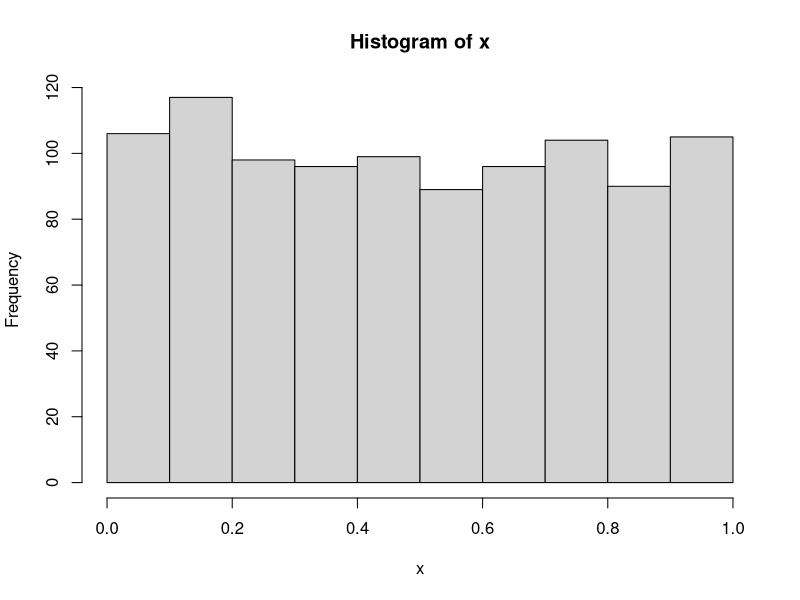
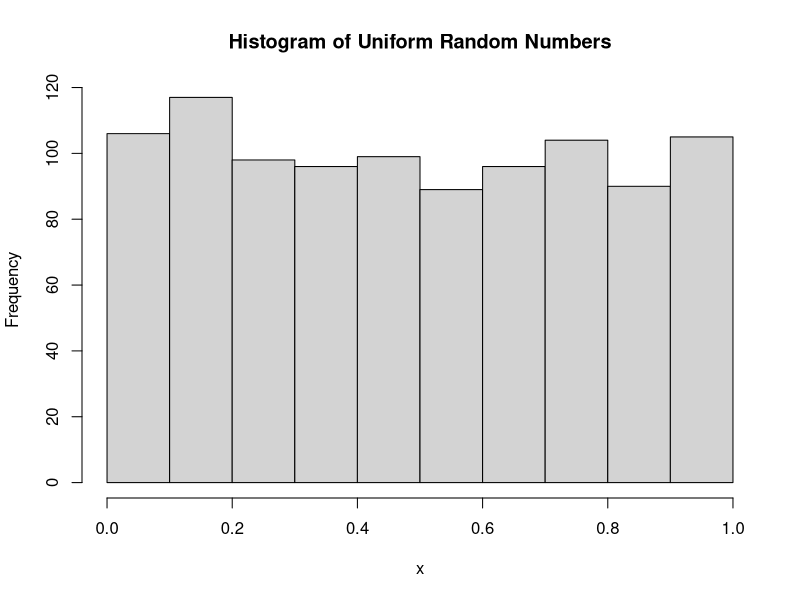
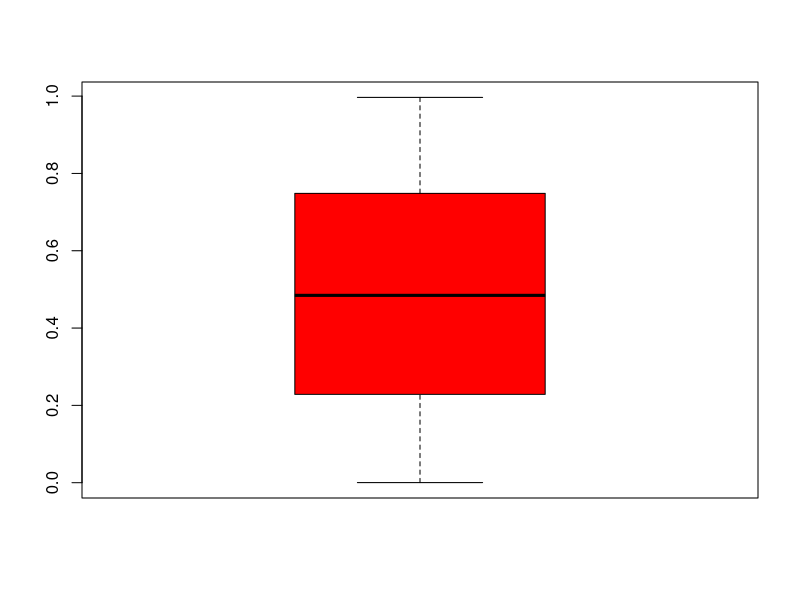

These figures' R source, in order:
## ---- chunk 1
knitr::opts_chunk$set(echo = TRUE)
## ---- chunk 2
# if you dont have tidyverse then run the following line once 
# install.packages(c("tidyverse", "knitr"))
library(tidyverse)
library(knitr)
library(lubridate)
## ---- chunk 3
(tcsv <- read.csv("Data/WHO-2a.csv"))  # traditional csv object
(ncsv <- read_csv("Data/WHO-2a.csv"))  # new csv, tibble object

## ---- chunk 4
class(ncsv) # traditional csv function, read.csv 
class(tcsv) # tidyverse read_csv
## ---- chunk 5
read_csv("Data/WHO-2a.csv", comment = "#")
## ---- chunk 6
str(available.packages(repos = "http://cran.us.r-project.org"))
## ---- chunk 7
sessionInfo()
## ---- chunk 8
ia <- 1L 
ia1 <- 1
class(ia)
typeof(ia)

class(ia1)
typeof(ia1)
## ---- chunk 9
ra <- runif(10)
typeof(ra)
class(ra)
## ---- chunk 10
ca <- c("Tom", "cat")
typeof(ca)
class(ca)
## ---- chunk 11
ia <- 1L 
names(ia) <- "id"
ia
## ---- chunk 12
M <- matrix(1:6, 3, 2)
dim(M)
args(matrix)
## ---- chunk 13
aa <- 22.7

aa = 1 # DO not use not standard

aa + 2
sqrt(aa+1)
aa/3

ages<-c(1,2,3,4) # another way to create vectors
ages

ages+3   # ages of kids after 3 years 
         # scalar is a zero vector
ages
 
## ---- chunk 14
 No = c("1run", "b$", "^mean", "!var1", "_x1", ""  )
Yes = c("run1", "b" ,  "mean",  "var1", "x_1", ".x")
df <- data_frame(Acceptable = No, Unacceptable = Yes)
kable(df, caption = "Acceptable (Yes) and non-acceptable (No) Variable Names")
## ---- chunk 15
var1 <- 2
VAR1 <- 1 
var1 + VAR1
(var1 <- 100) # overwrite 
## ---- chunk 16
ls() # to see what (non-hidden) variables are in the current working environment
list.files()  # to see the list of files in the current working directory
## ---- chunk 17
die <- 1:6 # 6 sided die
## ---- chunk 18
die + 2
die/2

die * die
## ---- chunk 19
die + 1:2
## ---- chunk 20
sum(die)
mean(die)
## ---- chunk 21
pi # not PI
## ---- chunk 22
round(pi, 10) # what happened here?
sprintf('%.10f', round(pi, 10))

round(pi, 2)
round(pi, digits = 9)
signif(pi, 3) 

pvalue <- 0.003 
round(pvalue, 2)  # [1] 0
signif(pvalue, 2) # [1] 0.003

evalue <- 1.02342E-06 
signif(evalue,3)
 round(evalue,3)
## ---- chunk 23
args(round)
args(plot)
## ---- chunk 24
set.seed(243798)
p <- c(rep(0.01,5), 0.95)
sample(x = die, size = 10, replace = TRUE, prob = p)
## ---- chunk 25
set.seed(9274983)
sample(die, 10, replace = TRUE)
sample(die, 10, TRUE) #  define them explicitely
sample(x = die, size = 6, replace = TRUE)
## ---- chunk 26
set.seed(438927)
# First roll
sample(x = die, size = 2, replace = TRUE) # def prob
# one more roll
sample(x = die, size = 2, replace = TRUE) # def prob
## ---- chunk 27
unif_rand <- runif(10)
args(round)
## ---- chunk 28
dist <- function(a, b) {
  distsq <- sum( (b - a)^2 )
  sqrt(distsq)
}
## ---- chunk 29
# this isn't evaluated, but give it a try
sum <- function(x) prod(x)

sum(1:4)
base::sum(1:4)

# probably don't want this function lying around
rm(sum)
## ---- chunk 30
a <- c(1,2)
b <- c(3,3)

dist(a,b)
## ---- chunk 31
#Use RStudio to turn the following line into a function called dist2

distsq <- sum( (b - a)^2 )
sqrt(distsq)

## ---- chunk 32
x <- runif(1000)
hist(x)
hist(x, main = "Histogram of Uniform Random Numbers")
boxplot(x, col = "red")
## ---- chunk 33
summary(cars)
str(cars)
## ---- chunk 34
cars[1,]
cars[1:5,]
cars[1,]
cars[,1] # vector
class(cars[,1])
class(cars)
nrow(cars)
length(cars$speed)
min_speed <- min(cars$speed)
min_speed
max(cars$speed)
cars[min_speed,] # can be easily done using dplyr
filter(cars, speed > 20)
## ---- chunk 35
names(cars)
cars$speed # vector
cars$dist 
## ---- chunk 36
mylist <- list(a = 1:10, b = LETTERS[1:10], c = 11:20L, d = "Hello")
mylist
mylist[[1]]
mylist$a
## ---- chunk 37
INF<-3/0 # Inf or -Inf 
-3/0 
#diff between Inf and NA (not a number) 
!is.na(INF)

# what is then Inf?
is.finite(INF)
is.infinite(INF)
## ---- chunk 38
x<-seq(1:10)
x
sum(x) # 55
sum(x>5) # 5
#why? coercion
x>5  # logical T or F
# sum them 
sum(x>5) # you get 5 sum of  5 1s 
#if you want the sum of their values

sum(x[x>5])
## ---- chunk 39
# let us construct a 6 x 5 matrix
X <- matrix(rnorm(30), nrow=6, ncol=5 )

#or
#X <- matrix(rnorm(30), 6, 5)
# I prefer the previous form
## ---- chunk 40
apply(X, 2, sum)
## ---- chunk 41
set.seed(239874)
A <- matrix(rnorm(30), nrow=6, ncol=5 ) 
B <- matrix(rnorm(20), nrow=2, ncol=10 ) 
C <- matrix(rnorm(36), nrow=6, ncol=6 ) 

MyList <- list(A, B, C)
## ---- chunk 42
# Note the "[" is a separator
# The following line extracts first row from all matrices
lapply(MyList,`[`,2, 1)
# this is equivalent to
list(MyList[[1]][2,1],
     MyList[[2]][2,1],
     MyList[[3]][2,1]
     )

## ---- chunk 43
sapply(MyList,`[`, 2, 1) # returns a vector
sapply(MyList,`[`, 2, 1:2) # returns a matrix

sapply(MyList,`[`, 2, 1, simplify= FALSE) # returns a list
## ---- chunk 44
tapply(mpg$hwy, mpg$cyl, mean)

# same output using sapply()
sapply(as.character(unique(mpg$cyl)), function(x) mean(mpg$hwy[mpg$cyl == x]))
# well, almost same output... order is off
